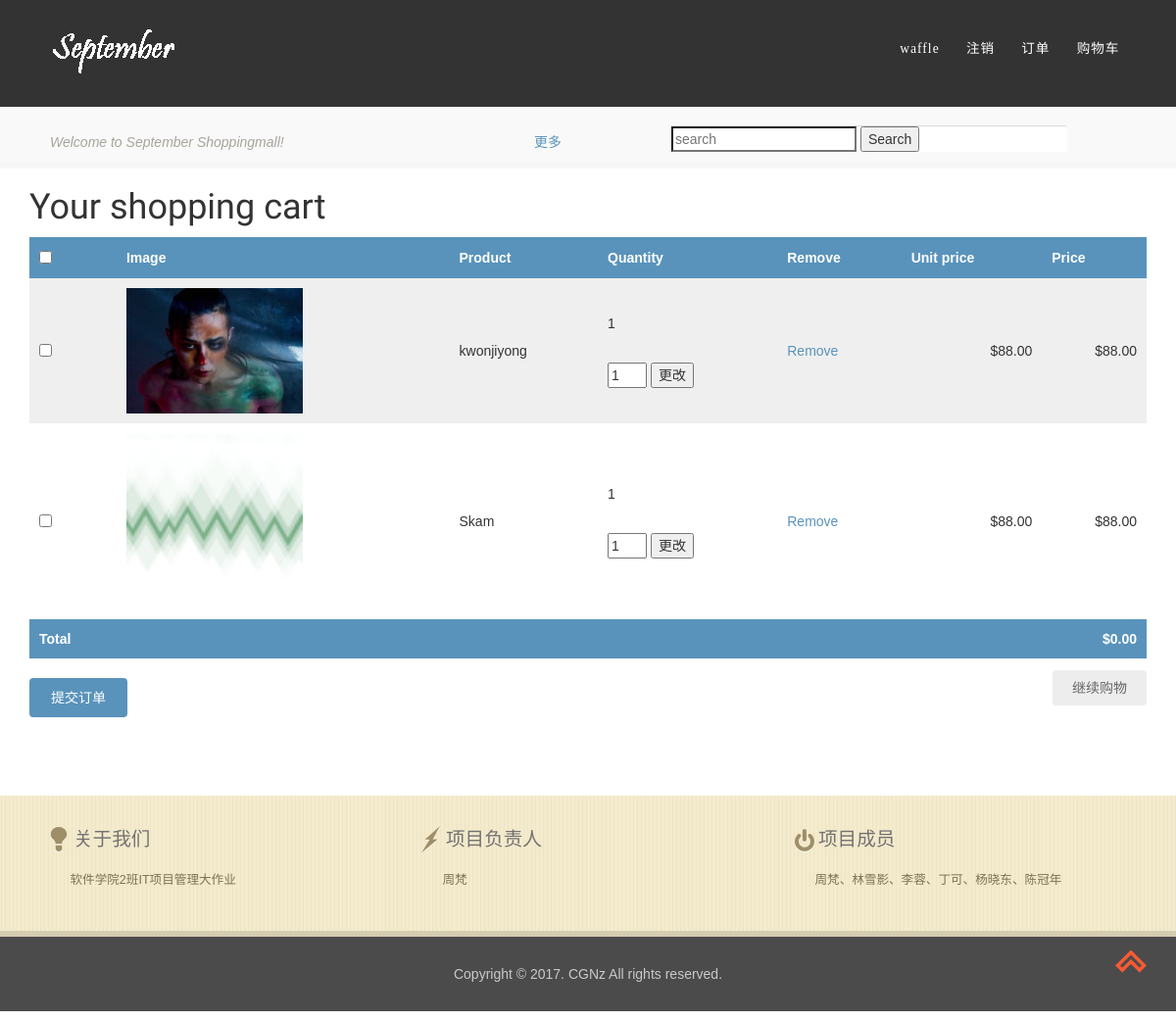
/cart/ (signed in), run on an earlier commit of the app's database.
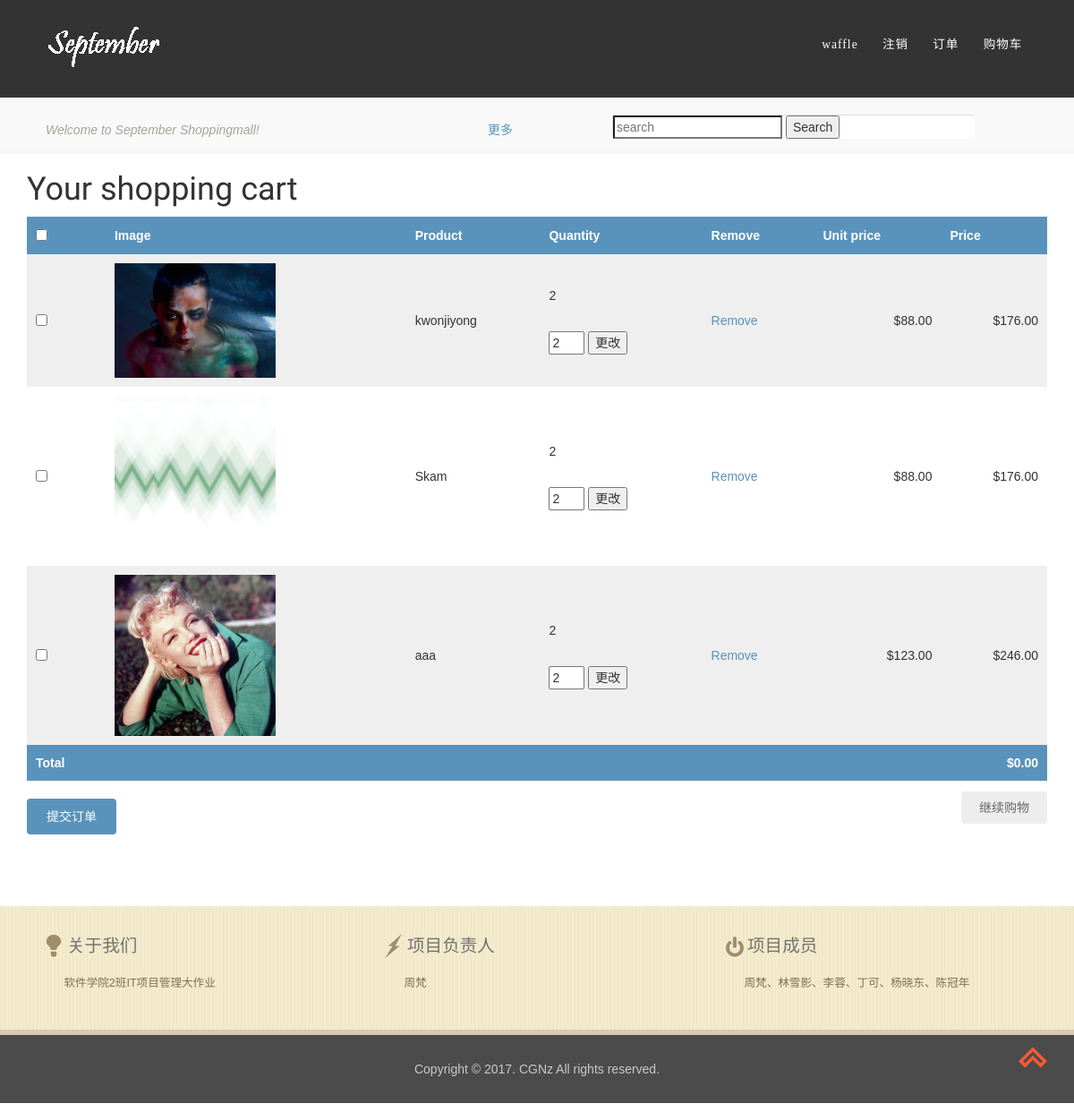
And on a later commit of the database.
### cart/models.py (models this page shows, shortened)
class CartItem(models.Model):
	cart=models.ForeignKey(Cart,related_name='items')
	item=models.ForeignKey(Product,related_name='carts')
	item_quantity=models.IntegerField(default=1)
	class Meta:
		ordering=('cart',)
	def get_price(self):
		return self.item.price*self.item_quantity

### shop/models.py (models this page shows, shortened)
class Product(models.Model):
    category = models.ForeignKey(Category, related_name='products')
    name = models.CharField(max_length=200, db_index=True)
    slug = models.SlugField(max_length=200, db_index=True)
    image = models.ImageField(upload_to='products/%Y/%m/%d', blank=True)
    description = models.TextField(blank=True)
    price = models.DecimalField(max_digits=10, decimal_places=2)
    stock = models.PositiveIntegerField()
    available = models.BooleanField(default=True)
    created = models.DateTimeField(auto_now_add=True)
    updated = models.DateTimeField(auto_now=True)
    class Meta:
        ordering = ('-created',)
        index_together = (('id', 'slug'),)
    def get_absolute_url(self):
        return reverse('shop:product_detail', args=[self.id, self.slug])

### cart/views.py (the view)
@login_required(login_url='/account/login')
def cart_detail(request):
	cart=get_object_or_404(Cart,user=request.user)
	items=CartItem.objects.filter(cart=cart)
	cart_product_form=CartAddProductForm()
	return render(request,'cart/detail.html',{'cart':cart,'items':items,'cart_product_form':cart_product_form})

### cart/forms.py
class CartAddProductForm(forms.Form):
    quantity = forms.TypedChoiceField(choices=PRODUCT_QUANTITY_CHOICES,
                                      coerce=int)

### cart/templates/cart/detail.html (shortened to what this page needs)
{% extends "shop/base.html" %}
{% load static %}
{% block content %}
<div class="container">
    <h1>Your shopping cart</h1>
    <form method="GET" action="{% url 'cart:checkout' %}">
        <table  style="width:100%; margin-bottom:20px">
            <thead >
                <tr>
                    <th><input type="checkbox" id="checkAll" name="checkAll"></th>
                    <th>Image</th>
                    <th>Product</th>
                    <th>Quantity</th>
                    <th>Remove</th>
                    <th>Unit price</th>
                    <th>Price</th>
                </tr>
            </thead>
            <tbody>
                {% for item in items %}
                {% with product=item.item %}
                <tr>
                    <td>
                        <input type="checkbox" name="checkbox" id="checkbox" value="{{item.id}}" class="is-checked">
                    </td>
                    <td>
                        <a href="{{product.get_absolute_url}}">
                            <img style="width:180px "src="{% if product.image %}{{product.image.url}}{% else %}{% static 'img/no_image.png' %}{% endif %}">
                        </a>
                    </td>
                    <td>{{product.name}}</td>
                    <td>
                        <p class="item-quantity">{{item.item_quantity}}</p>
                        <div><br></div>
                        <div>
                            <input type="text" name="quantity" class="quantity-field" value="{{item.item_quantity}}" style="width:40px">
                            <input type="button" class="quantity-verify" value="更改">
                        </div>
                    </td>
                    <td><a href="{% url 'cart:cart_remove' product.id %}">Remove</a></td>
                    <td class="num unit-price">${{product.price}}</td>
                    <td class="num unit-total-price">${{item.get_price}}</td>
                </tr>
                {% endwith %}
                {% endfor %}
                <tr class="total">
                    <td>Total</td>
                    <td colspan="5"></td>
                    <td class="num total-price">$0.00</td>
                </tr>
            </tbody>
        </table>
        <p class="text-right">
            <input type="submit" value="提交订单" style="width:100px">
            <a href="{% url 'shop:product_list' %}" class="button light">继续购物</a>
        </p>
    </form>
    <div class="clearfix"></div>
</div>
{% endblock %}

### shop/templates/shop/base.html (shortened to what this page needs)
{% load static %}
<!DOCTYPE html>
<html lang="en">
<head>
    <link href="{% static 'css/style.css' %}" rel="stylesheet" type="text/css" media="all" />
    <link href="{% static 'css/bootstrap.min.css' %}" rel="stylesheet">
    <link rel="stylesheet" type="text/css" href="{% static 'css/base.css' %}">
</head>
<body>
    <div class="header-top">
        <div class="container">
            <div class="header-top-in">
                <div class="logo">
                    <a href="{% url 'shop:product_list' %}"><img src="{% static 'images/logo1.png' %}" alt=" " ></a>
                </div>
                <div class="header-in">
                    <ul class="icon1 sub-icon1">
                        {% if request.user.is_authenticated %}
							<li id="zt1" ><a href="{% url 'account:profile_view' %}">{{request.user.username}}</a></li>
							<li id="zt1"><a href="{% url 'account:logout' %}">注销</a></li>
							<li id="zt1"><a href="{% url 'orders:order_list' %}">订单</a></li>
							<li id="zt1"><a href="{% url 'cart:cart_detail' %}">购物车</a></li>
						{% else %}
							<li id="zt1"><a href="{% url 'account:login' %}">请登录</a></li>
							<li id="zt1"><a href="{% url 'account:register' %}"> 注册</a></li>
                        {% endif %}
                        <div class="clearfix"></div>
                    </ul>
                </div>
                <div class="clearfix"></div>
            </div>
        </div>
    </div>
    <div class="header-bottom-in">
            <div class="container">
                <div class="header-bottom-on">
                    <p class="wel"><a href="#">Welcome to September Shoppingmall!</a></p>
                    <div class="header-can">
                        <ul class="social-in">
                            <div class="jiathis_style">
                                <a href="http://www.jiathis.com/share" class="jiathis jiathis_txt jiathis_separator jtico jtico_jiathis" target="_blank">更多</a>
                            </div>
                        </ul>
                        <div class="search">
                            <form method="get" action="/search/">
                                <input type="search" placeholder="search" name="q">
                                <button type="submit">Search</button>
                            </form>
                        </div>
                    </div>
                    <div class="clearfix"></div>
                </div>
            </div>
        </div>
    {% block content %}
    {% endblock %}
    <div class="footer">
            <div class="footer-top">
                <div class="container">
                    <div class="col-md-4 footer-in">
                        <h4><i> </i>关于我们</h4>
                        <p>软件学院2班IT项目管理大作业</p>
                    </div>
                    <div class="col-md-4 footer-in">
                        <h4><i class="cross"> </i>项目负责人</h4>
                        <p>周梵</p>
                    </div>
                    <div class="col-md-4 footer-in">
                        <h4><i class="down"> </i>项目成员</h4>
                        <p>周梵、林雪影、李蓉、丁可、杨晓东、陈冠年</p>
                    </div>
                    <div class="clearfix"></div>
                </div>
            </div>
            <p class="footer-class">Copyright &copy; 2017. CGNz All rights reserved.</p>
                <a href="#" id="toTop" style="display: block;"> </a>
        </div>
</body>

### shop/static/css/style.css (style rules this page uses)
body { background: #fff ; font-family: 'Exo', sans-serif; }
body a { transition: 0.5s all; -webkit-transition: 0.5s all; -o-transition: 0.5s all; -moz-transition: 0.5s all; -ms-transition: 0.5s all; }
#zt1 { font-family: 黑体; font-size:17px; }
ul { padding: 0; margin: 0; }
h1,h2,h3,h4,h5,h6,label,p { margin:0; }
.header-top { background:#000000cc; }
.header-top-in { padding: 1.5em 1em; }
.logo { float:left; }
.header-in { float:right; }
.header-in ul li { display:inline-block; }
.header-in ul li a { display:block; text-decoration:none; color:#fff; font-size:0.8em; letter-spacing: 1px; padding:1.4em 1em; }
.header-bottom-in { width: 100%; height: 63px; background: url(../images/back2.png)0px 0px ; display:block; }
.header-bottom-on { padding: 1.3em 1.5em 0; }
p.wel { float:left; font-size:1em; font-style:italic; margin-top: 0.5em; }
p.wel a { text-decoration:none; color:#a7a49c; }
.header-can { float:right; width: 55%; }
ul.social-in { float:left; width: 23%; margin-top: 0.5em; }
.icon1:before,.icon1:after { content: ""; display: table; }
.icon1:after { clear: both; }
ul.icon1 { float:right; zoom: 1; list-style: none; padding: 0; margin-left:0; }
.icon1 li { float: left; position: relative; }
.total { padding:10px; background:#F9F9F9; margin: 0.3em 0; }
.search { float:left; position:relative; width:67%; border-top: 1px solid #DADADA; border-left: 1px solid #DADADA; background: #fff; border-radius: 4px; }
.footer { padding-top:5em }
.footer-top { width: 100%; height: 144px; background: url(../images/back3.png)0px 0px ; display:block; padding:1.5em 0; border-bottom:6px solid #d4ccb0; }
.footer-in h4 { color:#747272; font-size:1.4em; }
.footer-in h4 i { width: 30px; height: 30px; background: url(../images/img-sprite.png)no-repeat -235px -11px ; display: inline-block; vertical-align: middle; }
.footer-in h4 i.cross { background-position:-275px -11px ; }
.footer-in h4 i.down { background-position:-313px -11px ; }
.footer-in p { color:#7d7253; font-size:0.9em; line-height:1.8em; padding: 0.3em 0 0 2.1em; }
.footer-class { color:#c9c9c9; font-size:1em; text-align:center; background:#4b4b4b; padding:2em 0; }
#toTop { display: none; text-decoration: none; position: fixed; bottom: 25px; right: 10px; overflow: hidden; width: 52px; height: 52px; border: none; text-indent: 100%; background: url('../images/up.png') no-repeat 0px 0px; }

### account/static/css/base.css (style rules this page uses)
body { margin:0; padding:0; font-family:helvetica, sans-serif; }
h1, h2, h3, h4, h5 , h6 { font-family: 'Ubuntu', sans-serif; font-weight:normal; }
a { text-decoration:none; color:#5993bb; }
a.button, input[type="submit"] { color:#fff; background:#5993bb; border-radius:4px; padding:10px 20px; font-size:14px; border:0; }
a.button.light { color:#666; background:#ededed; }
.text-right { text-align:right; }
table { width:100%; border-spacing:0; border-collapse: collapse; }
table th, table td { text-align:left; font-size:14px; padding:10px; margin:0; }
tbody tr:nth-child(odd) { background:#efefef; }
thead th, tbody tr.total { background:#5993bb; color:#fff; font-weight:bold; }
tbody td.num { text-align:right; }
form p label, form p input { float:left; clear:both; }
form p input { width:300px; font-size:13px; margin-bottom:10px; padding:10px 12px; border:0; background:#efefef; color:#666; border-radius:4px; }

What changed in the data, as far as the page shows it:
changed CartItem "kwonjiyong": item_quantity "1" → "2"; quantity "1" → "2"; get_price "88.00" → "176.00"
changed CartItem "Skam": item_quantity "1" → "2"; quantity "1" → "2"; get_price "88.00" → "176.00"
added CartItem: image (picture), item.name "aaa", item_quantity "2", quantity "2", item.price "123.00", get_price "246.00"
